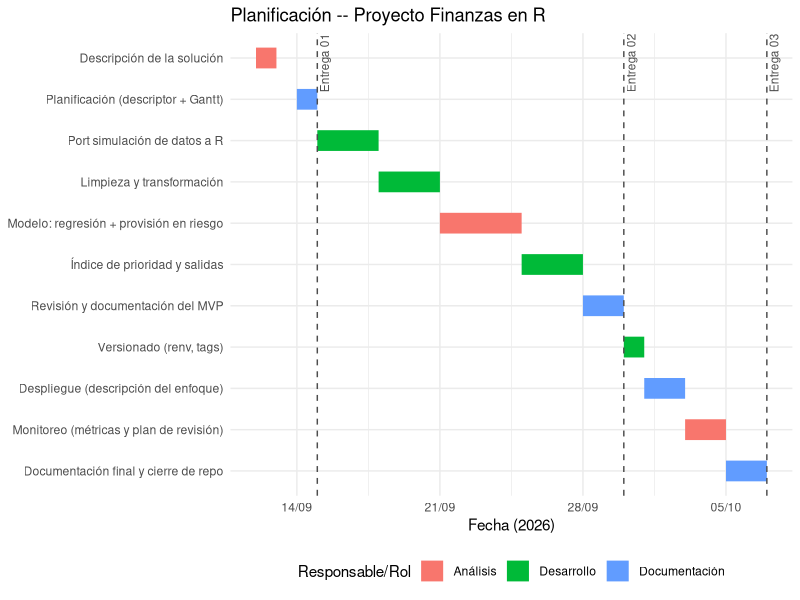

The R source for this figure:
## ---- chunk 1
#| label: cargar-librerias
#| message: false

library(ggplot2)
library(knitr)
## ---- chunk 2
#| label: tabla-tareas
#| tbl-colwidths: [8,40,17,35]

tareas <- data.frame(
  fase = c(
    rep("Entrega 01", 2),
    rep("Entrega 02", 5),
    rep("Entrega 03", 4)
  ),
  tarea = c(
    "Descripción de la solución",
    "Planificación (descriptor + Gantt)",
    "Port simulación de datos a R",
    "Limpieza y transformación",
    "Modelo: regresión + provisión en riesgo",
    "Índice de prioridad y salidas",
    "Revisión y documentación del MVP",
    "Versionado (renv, tags)",
    "Despliegue (descripción del enfoque)",
    "Monitoreo (métricas y plan de revisión)",
    "Documentación final y cierre de repo"
  ),
  responsable = c(
    "Análisis", "Documentación",
    "Desarrollo", "Desarrollo", "Análisis", "Desarrollo", "Documentación",
    "Desarrollo", "Documentación", "Análisis", "Documentación"
  ),
  dependencia = c(
    "—", "Descripción de la solución",
    "Entrega 01", "Simulación de datos", "Limpieza y transformación",
    "Modelo", "Salidas generadas",
    "MVP entregado", "Versionado", "Despliegue descrito", "Monitoreo descrito"
  ),
  inicio = c(
    "12/09", "14/09",
    "15/09", "18/09", "21/09", "25/09", "28/09",
    "30/09", "01/10", "03/10", "05/10"
  ),
  fin = c(
    "13/09", "15/09",
    "18/09", "21/09", "25/09", "28/09", "30/09",
    "01/10", "03/10", "05/10", "07/10"
  ),
  hito = c(
    NA, "Entrega 01",
    NA, NA, NA, NA, "Entrega 02",
    NA, NA, NA, "Entrega 03"
  )
)

# Convertimos texto "dd/mm" a fechas reales de 2026.
tareas$inicio <- as.Date(paste0(tareas$inicio, "/2026"), format = "%d/%m/%Y") #paste0 no deja espacios, a dif. de paste
tareas$fin    <- as.Date(paste0(tareas$fin,    "/2026"), format = "%d/%m/%Y")

# Guardamos una copia para las tablas ANTES de tocar tipos/formatos, porque
# para el gráfico necesitamos fechas como Date y para las tablas las queremos
# como texto corto (dd/mm), y la columna tarea la vamos a convertir a factor
# más abajo (eso no debe afectar cómo se ve en las tablas).
tareas_tabla <- data.frame(
  Fase        = sub("Entrega ", "E", tareas$fase),
  Tarea       = tareas$tarea,
  Rol         = tareas$responsable,
  Dependencia = tareas$dependencia,
  Inicio      = format(tareas$inicio, "%d/%m"),
  Fin         = format(tareas$fin, "%d/%m"),
  Hito        = ifelse(is.na(tareas$hito), "", tareas$hito)
)

# Mantenemos el orden cronológico definido arriba también en el eje del
# gráfico (si no, ggplot ordenaría las tareas alfabéticamente).
tareas$tarea <- factor(tareas$tarea, levels = rev(tareas$tarea))

# Partimos la información en dos tablas angostas en vez de una sola con 7
# columnas: con tanto texto largo (Tarea, Dependencia) una tabla única
# comprime demasiado las columnas de fecha y el texto se solapa.
kable(
  tareas_tabla[, c("Fase", "Tarea", "Rol", "Dependencia")],
  row.names = FALSE
)
## ---- chunk 3
#| label: tabla-fechas
#| tbl-colwidths: [8,42,14,14,22]

kable(
  tareas_tabla[, c("Fase", "Tarea", "Inicio", "Fin", "Hito")],
  row.names = FALSE
)
## ---- chunk 4
#| label: grafico-gantt
#| fig-cap: "Carta Gantt -- Proyecto Finanzas en R"
#| fig-width: 9
#| fig-height: 5

hitos <- subset(tareas, !is.na(hito))

ggplot(tareas, aes(x = inicio, xend = fin, y = tarea, yend = tarea,
                    color = responsable)) +
  geom_segment(linewidth = 7) +
  geom_vline(
    data = hitos, aes(xintercept = fin),
    linetype = "dashed", color = "grey30"
  ) +
  geom_text(
    data = hitos, aes(x = fin, y = Inf, label = hito),
    inherit.aes = FALSE, angle = 90, vjust = 1.3, hjust = 1,
    size = 3, color = "grey30"
  ) +
  scale_x_date(date_labels = "%d/%m") +
  labs(
    title = "Planificación -- Proyecto Finanzas en R",
    x = "Fecha (2026)",
    y = NULL,
    color = "Responsable/Rol"
  ) +
  theme_minimal() +
  theme(legend.position = "bottom")
